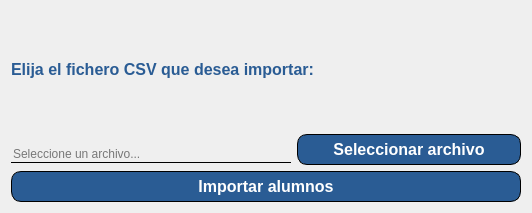
<?xml version="1.0" encoding="UTF-8"?>
<ui version="4.0">
 <class>Dialog</class>
 <widget class="QDialog" name="Dialog">
  <property name="geometry">
   <rect>
    <x>0</x>
    <y>0</y>
    <width>532</width>
    <height>213</height>
   </rect>
  </property>
  <property name="windowTitle">
   <string>Importar alumnos</string>
  </property>
  <property name="windowIcon">
   <iconset resource="../src/resources.qrc">
    <normaloff>:/logo/iconoProyecto.png</normaloff>:/logo/iconoProyecto.png</iconset>
  </property>
  <layout class="QVBoxLayout" name="verticalLayout_2">
   <item>
    <layout class="QVBoxLayout" name="verticalLayout">
     <item>
      <widget class="QLabel" name="label">
       <property name="font">
        <font>
         <pointsize>12</pointsize>
         <bold>true</bold>
        </font>
       </property>
       <property name="styleSheet">
        <string notr="true">QLabel{
color: #2a5c94;
}</string>
       </property>
       <property name="text">
        <string>Elija el fichero CSV que desea importar:</string>
       </property>
      </widget>
     </item>
     <item>
      <layout class="QHBoxLayout" name="horizontalLayout">
       <item>
        <widget class="QLineEdit" name="lineEdit">
         <property name="sizePolicy">
          <sizepolicy hsizetype="Expanding" vsizetype="Fixed">
           <horstretch>0</horstretch>
           <verstretch>0</verstretch>
          </sizepolicy>
         </property>
         <property name="styleSheet">
          <string notr="true">QLineEdit{
border: 0px;
border-bottom: 1px solid black;
background-color: transparent;
margin-top: 10px;
}</string>
         </property>
         <property name="placeholderText">
          <string>Seleccione un archivo...</string>
         </property>
        </widget>
       </item>
       <item>
        <widget class="QPushButton" name="pushButton">
         <property name="sizePolicy">
          <sizepolicy hsizetype="Fixed" vsizetype="Fixed">
           <horstretch>0</horstretch>
           <verstretch>0</verstretch>
          </sizepolicy>
         </property>
         <property name="font">
          <font>
           <pointsize>12</pointsize>
           <bold>true</bold>
          </font>
         </property>
         <property name="styleSheet">
          <string notr="true">QPushButton{
background-color: #2a5c94;
color: white;
border: 1px solid black;
border-radius: 10px;
padding: 5px 35px 5px 35px;
font-weight: bold;
}
QPushButton:hover{
background-color: rgb(11, 5, 71)
}</string>
         </property>
         <property name="text">
          <string>Seleccionar archivo</string>
         </property>
        </widget>
       </item>
      </layout>
     </item>
     <item>
      <widget class="QPushButton" name="pushButton_2">
       <property name="enabled">
        <bool>true</bool>
       </property>
       <property name="sizePolicy">
        <sizepolicy hsizetype="Expanding" vsizetype="Fixed">
         <horstretch>0</horstretch>
         <verstretch>0</verstretch>
        </sizepolicy>
       </property>
       <property name="maximumSize">
        <size>
         <width>799</width>
         <height>16777215</height>
        </size>
       </property>
       <property name="font">
        <font>
         <pointsize>12</pointsize>
         <bold>true</bold>
        </font>
       </property>
       <property name="styleSheet">
        <string notr="true">QPushButton{
background-color: #2a5c94;
color: white;
border: 1px solid black;
border-radius: 10px;
padding: 5px 35px 5px 35px;
font-weight: bold;
}
QPushButton:hover{
background-color: rgb(11, 5, 71)
}</string>
       </property>
       <property name="text">
        <string>Importar alumnos</string>
       </property>
      </widget>
     </item>
    </layout>
   </item>
  </layout>
 </widget>
 <resources>
  <include location="../src/resources.qrc"/>
 </resources>
 <connections/>
</ui>
